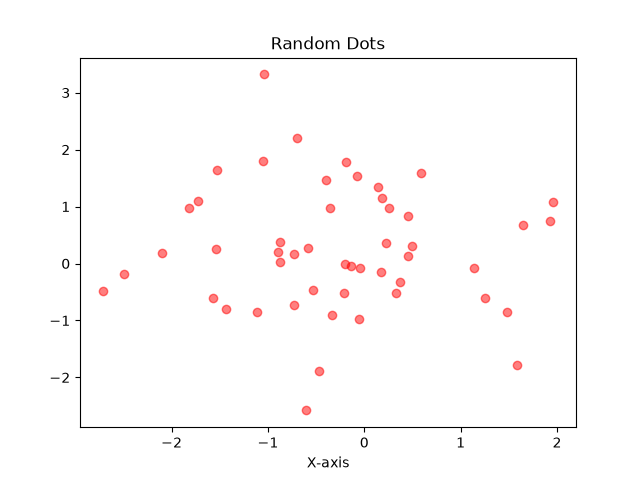

Generate this figure with Python:
import matplotlib.pyplot as plt
import numpy as np
x = np.random.normal(size = 50)
y = np.random.normal(size = 50)
plt.scatter(x,y, color = 'red', alpha = 0.5)
plt.title("Random Dots")
plt.xlabel("X-axis")
plt.show()
